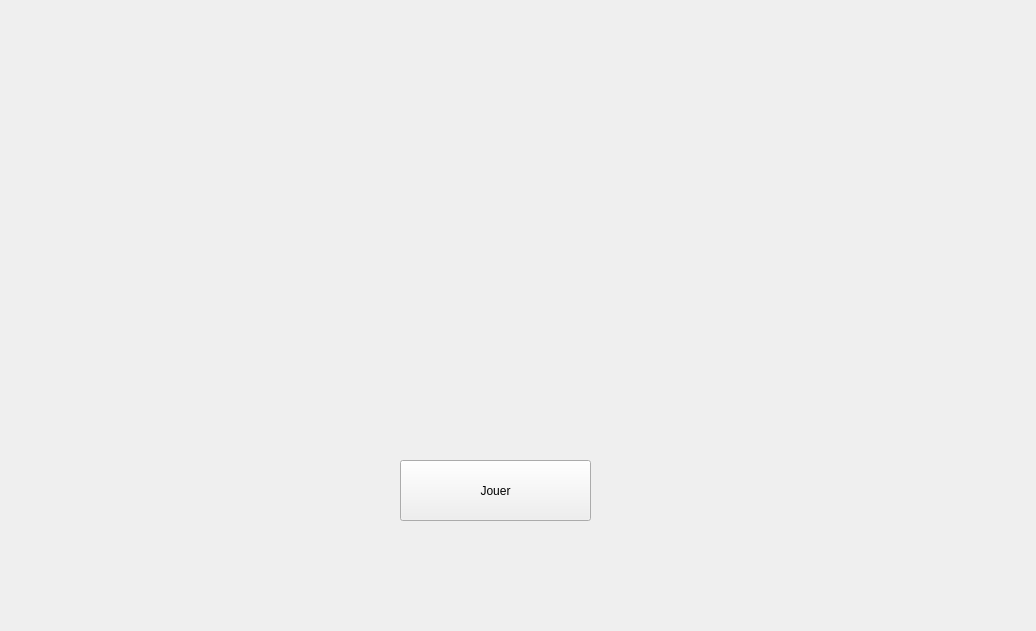
<?xml version="1.0" encoding="UTF-8"?>
<ui version="4.0">
 <class>MainWindow</class>
 <widget class="QMainWindow" name="MainWindow">
  <property name="geometry">
   <rect>
    <x>0</x>
    <y>0</y>
    <width>1036</width>
    <height>631</height>
   </rect>
  </property>
  <property name="windowTitle">
   <string>MainWindow</string>
  </property>
  <widget class="QWidget" name="centralwidget">
   <widget class="QLabel" name="labelbackground">
    <property name="geometry">
     <rect>
      <x>0</x>
      <y>-10</y>
      <width>1041</width>
      <height>641</height>
     </rect>
    </property>
    <property name="text">
     <string/>
    </property>
    <property name="pixmap">
     <pixmap>../background.jpg</pixmap>
    </property>
    <property name="scaledContents">
     <bool>true</bool>
    </property>
   </widget>
   <widget class="QLabel" name="logopokemon">
    <property name="geometry">
     <rect>
      <x>200</x>
      <y>70</y>
      <width>581</width>
      <height>201</height>
     </rect>
    </property>
    <property name="text">
     <string/>
    </property>
    <property name="pixmap">
     <pixmap>../Pokémon_logo.png</pixmap>
    </property>
    <property name="scaledContents">
     <bool>true</bool>
    </property>
   </widget>
   <widget class="QPushButton" name="pushButton">
    <property name="geometry">
     <rect>
      <x>400</x>
      <y>460</y>
      <width>191</width>
      <height>61</height>
     </rect>
    </property>
    <property name="text">
     <string>Jouer</string>
    </property>
   </widget>
  </widget>
 </widget>
 <resources/>
 <connections/>
</ui>
